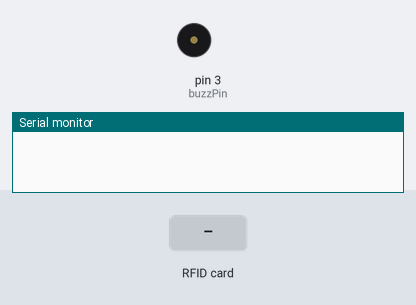
Bench run of a sketch on a simulated Arduino Uno, built with avr-gcc and run on an emulated ATmega328P. Shown: buzzer (waves = sounding), the last lines printed to the serial monitor. The test bench sets the inputs (shaded band).

Above: at 1.2 s.
1.3 s: RFID card 5E 7A 19 C4 held to the reader
At 1.9 s:
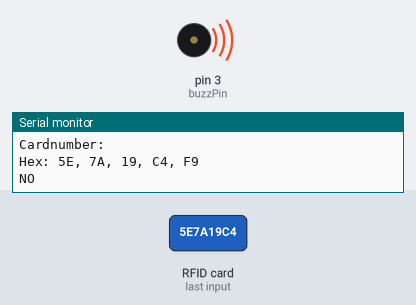
2.8 s: RFID card 5E 7A 19 C4 held to the reader
Timing chart, 0 to 5.8 s (numbered marks = the images above; inputs shaded):
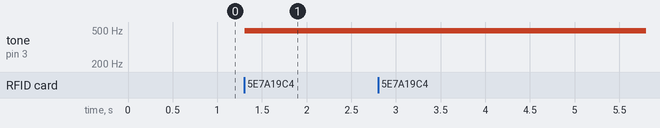

Measured:
- after the input at 1.3 s, tone on pin 3 (buzzPin): silent → 490 Hz at once

The sketch:

rfid_base.ino
```cpp
#include <SPI.h>
#include <RFID.h>

#define SS_PIN 10
#define RST_PIN 9

RFID rfid(SS_PIN, RST_PIN);

int buzzPin = 3;

// Setup variables:
int serNum0;
int serNum1;
int serNum2;
int serNum3;
int serNum4;

void setup()
{
  Serial.begin(9600);
  SPI.begin();
  rfid.init();
}

void loop()
{

  if (rfid.isCard()) {
    if (rfid.readCardSerial()) {
      if (rfid.serNum[0] != serNum0
          && rfid.serNum[1] != serNum1
          && rfid.serNum[2] != serNum2
          && rfid.serNum[3] != serNum3
          && rfid.serNum[4] != serNum4
         ) {
        /* With a new cardnumber, show it. */
        Serial.println(" ");
        Serial.println("Card found");
        serNum0 = rfid.serNum[0];
        serNum1 = rfid.serNum[1];
        serNum2 = rfid.serNum[2];
        serNum3 = rfid.serNum[3];
        serNum4 = rfid.serNum[4];

        //Serial.println(" ");
        Serial.println("Cardnumber:");

        Serial.print("Hex: ");
        Serial.print(rfid.serNum[0], HEX);
        Serial.print(", ");
        Serial.print(rfid.serNum[1], HEX);
        Serial.print(", ");
        Serial.print(rfid.serNum[2], HEX);
        Serial.print(", ");
        Serial.print(rfid.serNum[3], HEX);
        Serial.print(", ");
        Serial.print(rfid.serNum[4], HEX);
        Serial.println(" ");
        if (serNum0 == 198&&
            serNum1 == 216&&
            serNum2 == 88&&
            serNum3 == 30&&
            serNum4 == 88)
            {
              Serial.print("OK");
            }
            else
            {
              Serial.print("NO");
            }

          //buzzer
          analogWrite(3, 20);
        delay(500);
        analogWrite(3, 0);
      } else {
        /* If we have the same ID, just write a dot. */
        Serial.print(".");
      }
    }
  }

  rfid.halt();
}
```
